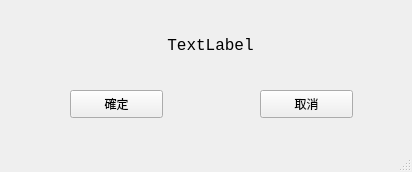
<?xml version="1.0" encoding="UTF-8"?>
<ui version="4.0">
 <class>AskBool</class>
 <widget class="QMainWindow" name="AskBool">
  <property name="geometry">
   <rect>
    <x>0</x>
    <y>0</y>
    <width>412</width>
    <height>172</height>
   </rect>
  </property>
  <property name="minimumSize">
   <size>
    <width>412</width>
    <height>172</height>
   </size>
  </property>
  <property name="maximumSize">
   <size>
    <width>412</width>
    <height>172</height>
   </size>
  </property>
  <property name="windowTitle">
   <string>MainWindow</string>
  </property>
  <widget class="QWidget" name="centralwidget">
   <widget class="QPushButton" name="confirm_btn">
    <property name="geometry">
     <rect>
      <x>70</x>
      <y>90</y>
      <width>93</width>
      <height>28</height>
     </rect>
    </property>
    <property name="text">
     <string>確定</string>
    </property>
   </widget>
   <widget class="QPushButton" name="cancel_btn">
    <property name="geometry">
     <rect>
      <x>260</x>
      <y>90</y>
      <width>93</width>
      <height>28</height>
     </rect>
    </property>
    <property name="text">
     <string>取消</string>
    </property>
   </widget>
   <widget class="QLabel" name="question_label">
    <property name="geometry">
     <rect>
      <x>60</x>
      <y>20</y>
      <width>301</width>
      <height>51</height>
     </rect>
    </property>
    <property name="font">
     <font>
      <family>Consolas</family>
      <pointsize>12</pointsize>
     </font>
    </property>
    <property name="text">
     <string>TextLabel</string>
    </property>
    <property name="alignment">
     <set>Qt::AlignCenter</set>
    </property>
   </widget>
  </widget>
  <widget class="QMenuBar" name="menubar">
   <property name="geometry">
    <rect>
     <x>0</x>
     <y>0</y>
     <width>412</width>
     <height>25</height>
    </rect>
   </property>
  </widget>
  <widget class="QStatusBar" name="statusbar"/>
 </widget>
 <resources/>
 <connections/>
</ui>
